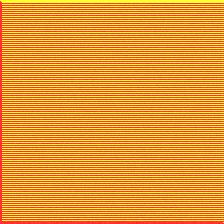
#> input picture generated/layer_vis_l1_f5_iter20.jpg, 224 x 224 px, given as the content of the folder /home/niklas/projects/data/oads/oads_arw/tiff, which was not available
$ python resize_tiffs.py
#> lines starting #> are read from the running program, lines starting #| are printed output that depends on the picture
from PIL import Image
import os
import multiprocessing
import tqdm
import argparse
import yaml

def resize(args):
    image_name, tiff_dir, target_size = args
    try:
        image = Image.open(os.path.join(tiff_dir, image_name))
#> image is the input picture: PIL image 224x224 RGB; mean R, G, B 226.1, 151.9, 54.6
    except KeyError:
        return
    image = image.resize(target_size)
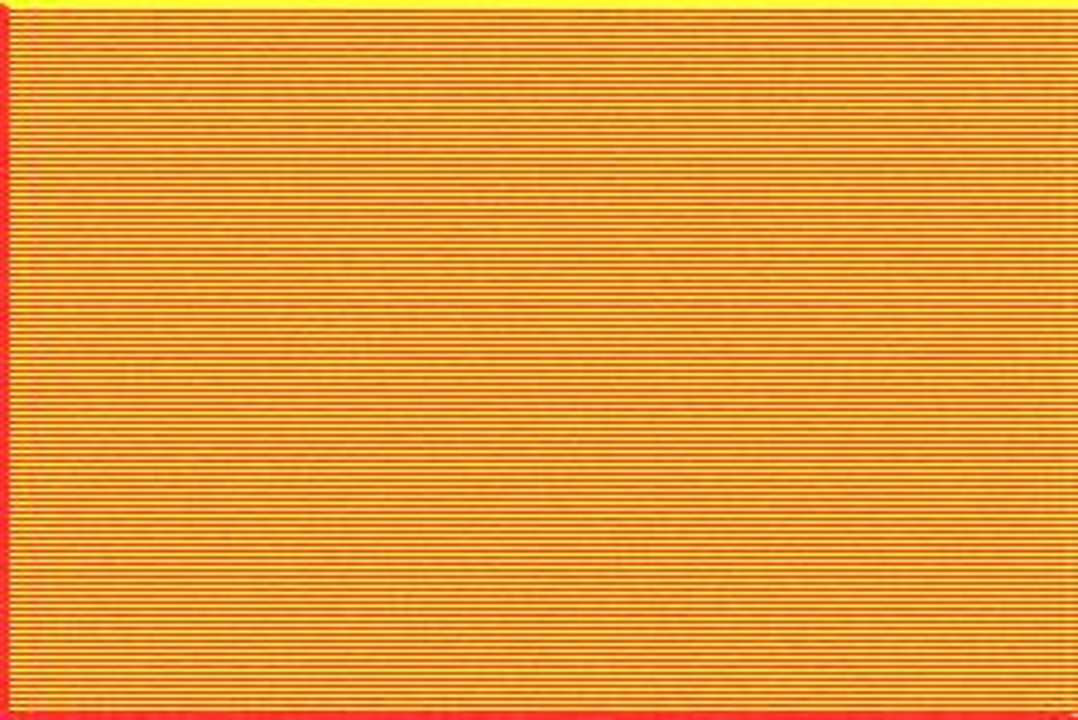
#> image: PIL image 2155x1440 RGB (shown at 1/2 size); mean R, G, B 226, 151.9, 54.6
    image.save(fp=os.path.join(tiff_dir, 'reduced', image_name))


if __name__ == '__main__':
    parser = argparse.ArgumentParser()

    parser.add_argument('--input_dir', help='Path to input directory.',
                        default='/home/niklas/projects/data/oads')
    args = parser.parse_args()
    tiff_dir = "/home/niklas/projects/data/oads/oads_arw/tiff"
    # tiff_dir = '/mnt/c/Users/nikla/OADS Missing Images from Camera/Upload_to_drive/ARW/tiff'

    target_size = (2155, 1440)

    # with open('/home/niklas/projects/oads_experiment/both_raw_and_jpg.yml', 'r') as f:
    #     both_raw_and_jpg = yaml.load(stream=f, Loader=yaml.UnsafeLoader)
    # tiff_dir = args.input_dir
    images = os.listdir(tiff_dir)
    # new_folder = os.listdir(os.path.join(tiff_dir, 'reduced'))
    images = [x for x in images if x not in tiff_dir] # and x.split('.')[0] in both_raw_and_jpg]

    os.makedirs(os.path.join(tiff_dir, 'reduced'), exist_ok=True)
    tiff_dir = [tiff_dir for _ in range(len(images))]
    target_size = [target_size for _ in range(len(images))]


    with multiprocessing.Pool(12) as pool:
        _ = list(tqdm.tqdm(pool.imap(resize, zip(images, tiff_dir, target_size)), total=len(images)))


    print("Successfully resized tiff!")

$ run again, on generated/layer_vis_l1_f5_iter25.jpg
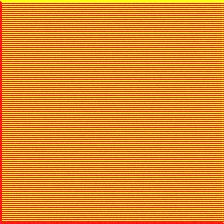
#> input picture generated/layer_vis_l1_f5_iter25.jpg, 224 x 224 px, given as the content of the folder /home/niklas/projects/data/oads/oads_arw/tiff, which was not available
#> in resize, image is the input picture: PIL image 224x224 RGB; mean R, G, B 221.5, 137.8, 44.5
#> in resize, `image = image.resize(target_size)`:
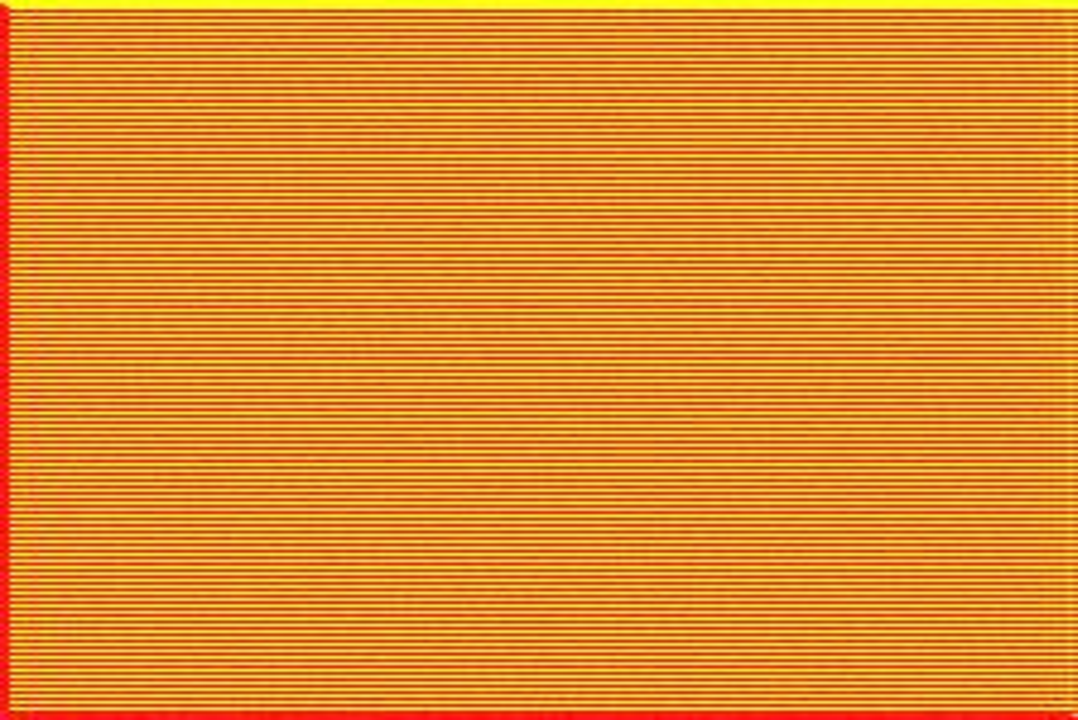
#> image: PIL image 2155x1440 RGB (shown at 1/2 size); mean R, G, B 221.5, 137.8, 44.5

$ run again, on generated/layer_vis_l1_f5_iter30.jpg
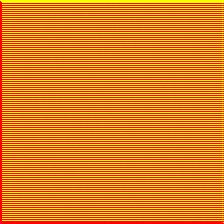
#> input picture generated/layer_vis_l1_f5_iter30.jpg, 224 x 224 px, given as the content of the folder /home/niklas/projects/data/oads/oads_arw/tiff, which was not available
#> in resize, image is the input picture: PIL image 224x224 RGB; mean R, G, B 218.8, 127.3, 36.8
#> in resize, `image = image.resize(target_size)`:
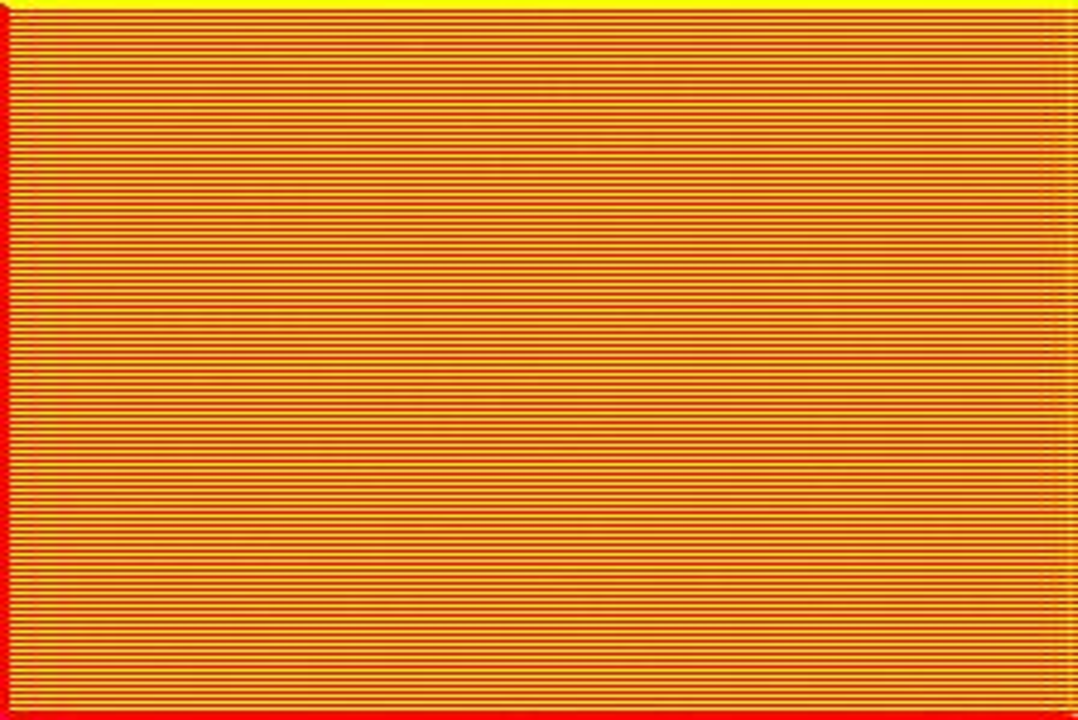
#> image: PIL image 2155x1440 RGB (shown at 1/2 size); mean R, G, B 218.8, 127.3, 36.9
